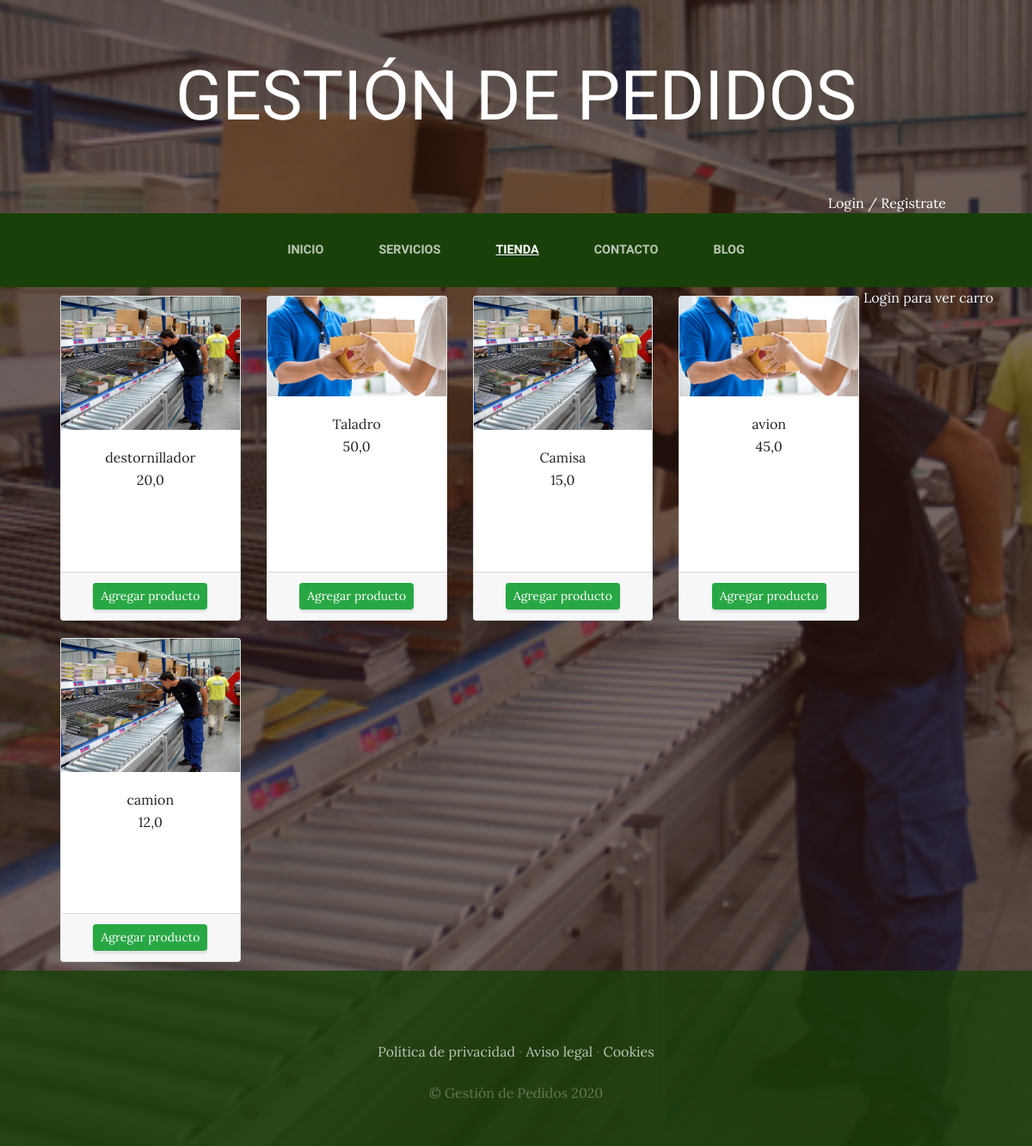
The app's page /tienda/ with its own data.
### Tienda/models.py (models this page shows)
class Producto(models.Model):
     nombre=models.CharField(max_length=50)
     categorias= models.ForeignKey(CategoriaProd, on_delete=models.CASCADE)
     imagen=models.ImageField(upload_to='Tienda', null=True, blank=True)
     precio=models.FloatField()
     disponibilidad=models.BooleanField(default=True)
     created=models.DateTimeField(auto_now_add=True)
     updated=models.DateTimeField(auto_now_add=True)
     class Meta:
        verbose_name='Producto'
        verbose_name_plural='Productos'

### Tienda/views.py (the view)
# urls.py: path('',views.tienda, name='Tienda'),
def tienda(request):
  productos=Producto.objects.all()
  return render(request, 'Tienda/tienda.html',{"productos": productos})

### Carro/context_processor.py (called while the page is built)
def importe_total_carro(request):
    total=0
    if request.user.is_authenticated and request.session.get('carro'):
        for key, value in request.session['carro'].items():
            total+=float(value['precio'])
    return{'importe_total_carro': total}

### Tienda/templates/Tienda/tienda.html
{% extends 'ProyectoWebApp/base.html' %}
{% load static %}
{% block content %}
<div class="container">
<div style="float:right; color: aliceblue; text-align: center;" >
  {% if request.user.is_authenticated %}
  {% include 'Carro/widget.html' %}
  {% else %}
  Login para ver carro
  {% endif %}
</div>
  <div class="row" >
    {% for producto in productos %}
    <div class="col-md-3">
      <div class="card" style="width: 100%; margin: 10px 10px; height: 10cm;">
            <img src="{{producto.imagen.url}}"  class="card-img-top">
        <div class="card-body" style="text-align: center;">
          <h7 class="card-tittle">{{producto.nombre}}</h7>
          <p class="card-text">{{producto.precio}} </p>
        </div>
        <div class="card-footer text-center">
          <a href="{% url 'carro:agregar' producto.id %}" class="btn btn-sm btn-success">Agregar producto</a>
        </div>
      </div>
    </div>
    {% endfor%}
  </div>
</div>
{% endblock %}

### ProyectoWebApp/templates/ProyectoWebApp/base.html (shortened to what this page needs)
<html>
<head>
  {% load static %}
    <link href="{% static  'ProyectoWebApp/vendor/bootstrap/css/bootstrap.min.css' %}" rel="stylesheet">
    <link href="{% static  'ProyectoWebApp/css/gestion.css' %}" rel="stylesheet">
</head>
<body>
    <h1 class="site-heading text-center text-white d-none d-lg-block">
        <span class="site-heading-lower">Gestión de Pedidos</span>
      </h1>
      <div style="text-align: right; margin-right: 100px; color: white;">
        {% if user.is_authenticated%}
        Hola, {{user.username}} / <a href="{% url 'CerrarSesion' %}" style=" color: white;">Cerrar sesion</a>
        {% else %}
        <a href="{% url 'Logear'%}"style=" color: white;">Login</a> / <a href="{% url 'Autenticacion' %}"style=" color: white;"> Registrate</a>
        {% endif %}
      </div>
 <nav class="navbar navbar-expand-lg navbar-dark py-lg-4" id="mainNav">
    <div class="container">
      <div class="collapse navbar-collapse" id="navbarResponsive">
        <ul class="navbar-nav mx-auto">
          <li class="nav-item {% if request.path == '/' %} active {% endif %} px-lg-4">
            <a class="nav-link text-uppercase text-expanded" href="{% url 'Home' %}">Inicio</a>
          </li>
          <li class="nav-item {% if request.path == '/servicios/' %} active {% endif %} px-lg-4">
            <a class="nav-link text-uppercase text-expanded" href="{% url 'Servicios' %}">Servicios</a>
          </li>
          <li class="nav-item {% if request.path == '/tienda/' %}active {% endif %} px-lg-4">
            <a class="nav-link text-uppercase text-expanded" href="{% url 'Tienda' %}">Tienda</a>
          </li>
          <li class="nav-item {% if request.path == '/contacto/' %} active {% endif %} px-lg-4">
            <a class="nav-link text-uppercase text-expanded" href="{% url 'Contacto' %}">Contacto</a>
          </li>
          <li class="nav-item {% if request.path|slice:'6' == '/blog/' %} active {% endif %} px-lg-4">
            <a class="nav-link text-uppercase text-expanded" href="{% url 'Blog' %}">Blog</a>
          </li>
        </ul>
      </div>
    </div>
  </nav>
    {% block content %}
    {% endblock %}
    <footer class="footer text-faded text-center py-5">
      <div class="container">
        <p class="m-0 mbt">
        	<a href="sample.html" class="link">Política de privacidad</a> ·
        	<a href="sample.html" class="link">Aviso legal</a> ·
        	<a href="sample.html" class="link">Cookies</a>
		</p>
        <p class="m-0 mbt1">&copy; Gestión de Pedidos 2020</p>
      </div>
	</footer>
</body>
</html>

### ProyectoWebApp/static/ProyectoWebApp/css/gestion.css (style rules this page uses)
body { font-family: 'Lora'; background: linear-gradient(rgba(47, 23, 15, 0.65), rgba(47, 23, 15, 0.65)), url("../img/bg_main.jpg"); background-attachment: fixed; background-position: center; background-size: cover; }
h1, h2, h3, h4, h5, h6 { font-family: 'Raleway'; }
p { line-height: 1.75; }
.text-faded { color: rgba(255, 255, 255, 0.3); }
.site-heading { margin-top: 5rem; margin-bottom: 5rem; text-transform: uppercase; line-height: 1; font-family: 'Raleway'; }
.site-heading .site-heading-lower { font-size: 5rem; font-weight: 100; line-height: 4rem; }
#mainNav { background-color: rgba(24, 64, 8); font-family: 'Raleway'; }
#mainNav .navbar-nav .nav-item .nav-link { color: rgba(255, 255, 255, 0.7); font-weight: 800; }
#mainNav .navbar-nav .nav-item.active .nav-link { color: #ffffff; text-decoration: underline; }
@media (min-width: 992px) { #mainNav .navbar-nav .nav-item .nav-link { font-size: 0.9rem; } }
.footer { background-color: rgba(24, 64, 8, 0.8); }
.btn { box-shadow: 0px 3px 3px 0px rgba(33, 37, 41, 0.1); }
.mbt { padding-top: 2rem; }
.mbt1 { padding-top: 1.25rem; }
a.link { color: rgba(255, 255, 255, 0.7); }

### records on screen
Producto: imagen (picture), nombre "destornillador", precio "20,0"
Producto: imagen (picture), nombre "Taladro", precio "50,0"
Producto: imagen (picture), nombre "Camisa", precio "15,0"
Producto: imagen (picture), nombre "avion", precio "45,0"
Producto: imagen (picture), nombre "camion", precio "12,0"
